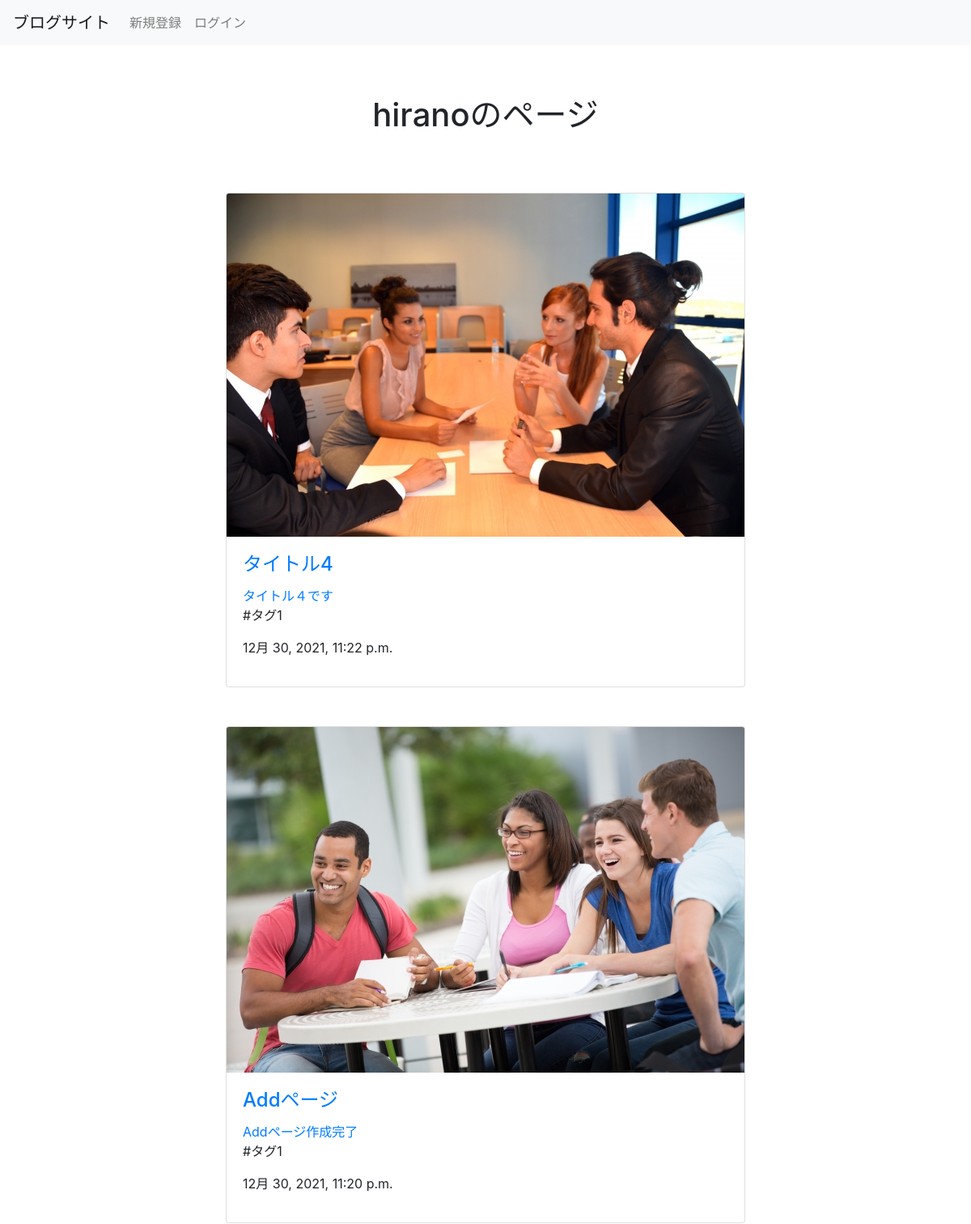
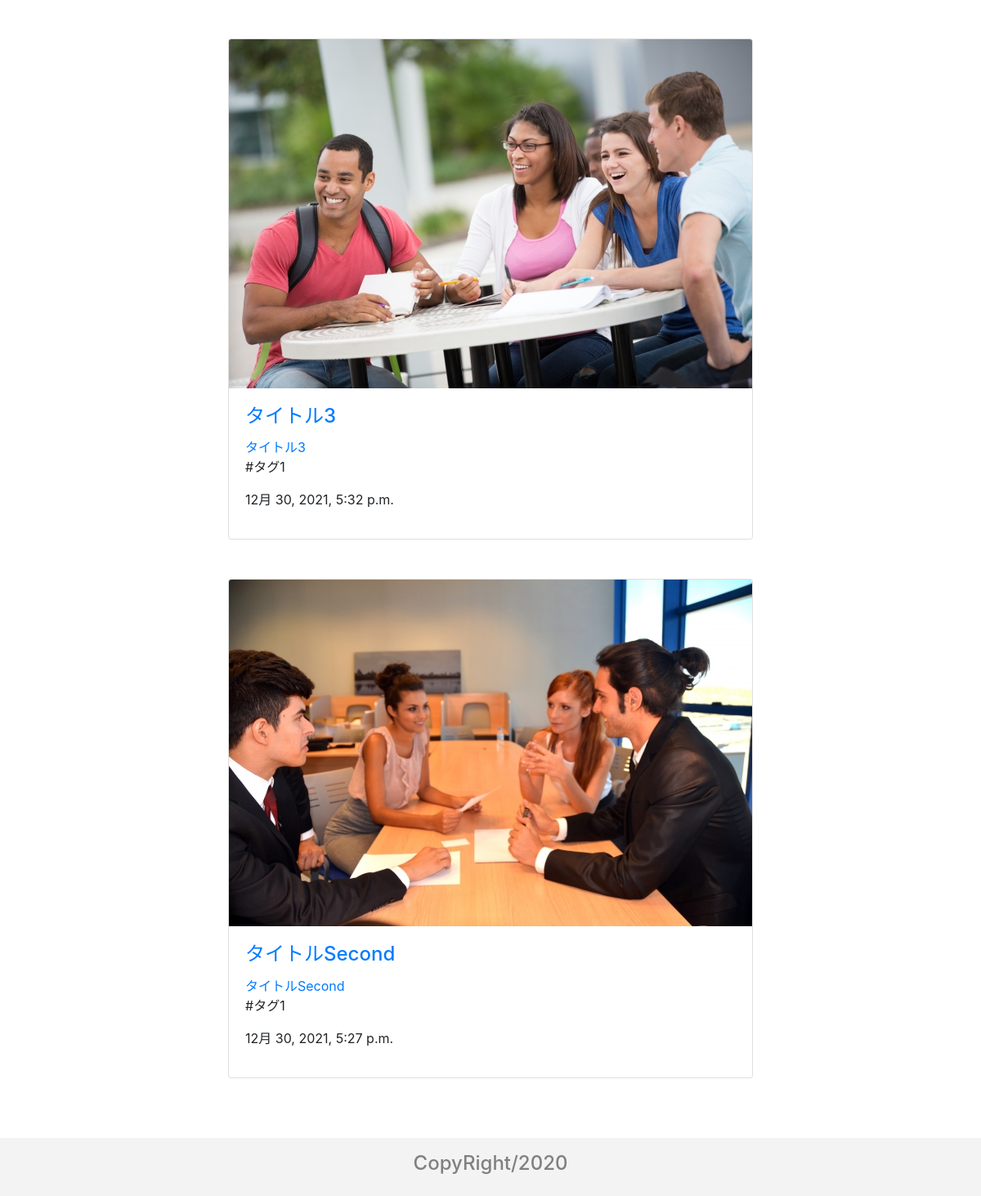
The page /user/1/ on the database its author committed (2 pictures, top to bottom).
### blog_app/models.py (models this page shows, shortened)
class Post(models.Model):
    title = models.CharField('タイトル', max_length=35)
    text = models.TextField('本文')
    image = models.ImageField('画像', upload_to='images', blank=True)
    created_at = models.DateTimeField('投稿日', default=timezone.now)
    tag = models.ForeignKey(Tag, verbose_name='タグ', on_delete=models.PROTECT)
    user = models.ForeignKey(User, on_delete=models.CASCADE)

class Tag(models.Model):
    tag = models.CharField('タグ名', max_length=50)
    def __str__(self):
        return self.tag

### user_app/views.py (the view)
# urls.py: path('user/<int:user_id>/', detail, name='detail'),
def detail(request, user_id):
    user = get_object_or_404(User, id=user_id)
    posts = user.post_set.all().order_by('-created_at')
    return render(request, 'user_app/detail.html', {'user': user, 'posts': posts})

### templates/user_app/detail.html (shortened to what this page needs)
{% extends 'base.html' %}
{% block content %}
<h1 class="text-center my-5">{{ user.username }}のページ</h1>
<div class="d-flex justify-content-center flex-wrap">
 {% for post in posts%}
 <a href="{% url 'blog_app:detail' post_id=post.id %}">
   <div class="card m-4" style="min-width: 300; max-height: 490;">
     {% if post.image %}
     <img style="max-width: 300; max-height: 300;" class="card-img-top" src="{{ post.image.url }}">
     {% else %}
     <div class="p-1 border border-secondary text-center pt-5" style="min-width: 300; min-height: 225;">No Image</div>
     {% endif %}
     <div class="card-body">
       <h4 class="card-title">{{post.title|truncatechars:10 | linebreaksbr}}</h4>
       <p class="card-text">
         {{ post.text|truncatechars:17 }}
       </p>
     </a>
       <p>#{{post.tag}}</p>
       <p>{{post.created_at}}</p>
   </div>
 </div>
 {% endfor %}
{% endblock %}

### static/css/style.css (style rules this page uses)
html { min-height: 100vh; position: relative; padding-bottom: 120px; }

### rows shown on the page
Post: image (picture), title "タイトル4", text "タイトル４です", tag "タグ1", created_at "12月 30, 2021, 11:22 p.m."
Post: image (picture), title "Addページ", text "Addページ作成完了", tag "タグ1", created_at "12月 30, 2021, 11:20 p.m."
Post: image (picture), title "タイトル3", text "タイトル3", tag "タグ1", created_at "12月 30, 2021, 5:32 p.m."
Post: image (picture), title "タイトルSecond", text "タイトルSecond", tag "タグ1", created_at "12月 30, 2021, 5:27 p.m."

### other values the page prints
{{ user.username }} "hirano"
